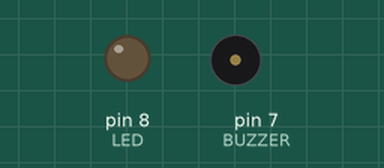
Recording of a program running on a simulated Raspberry Pi (header pin numbers). On the bench: output pins drawn as LEDs (lit = HIGH), buzzer (waves = sounding). The clock reads 2024-03-15 10:24:30 at power-on unless the program sets it. At 5.5 s the program stops and its outputs stay as they are.

Above: at 0.7 s.
At 4.2 s:
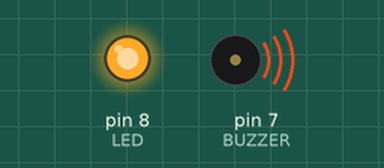
Timing chart, 0 to 7.0 s (numbered marks = the images above):
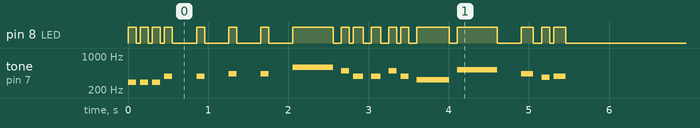

Measured:
- by itself, tone on pin 7 (BUZZER): plays 288 Hz for 0.10 s, 288 Hz for 0.10 s, 288 Hz for 0.10 s, 384 Hz for 0.10 s, 384 Hz for 0.10 s, 432 Hz for 0.10 s … (18 notes in this stretch)

The program:

Beep.py
```python
#!/usr/bin/python2.7
import RPi.GPIO as GPIO
import time

# GPIO CONSTANTS
BUZZER = 7
LED = 8

# GPIO PIN SETUP
GPIO.setmode(GPIO.BOARD)
GPIO.setup(BUZZER, GPIO.OUT) # BUZZER
GPIO.setup(LED, GPIO.OUT) # LED

# NOTE FREQUENCY CONSTANTS
RE = 288
MI = 324
FA_DIEZE = 369
SOL = 384
LA = 432
SI = 493

# HIGHER OCTAVE NOTE FREQUENCY CONSTANTS
DO_HIGH = 523
RE_HIGH = 587


def silent(s_time, pwm):
	GPIO.output(LED, False)
	pwm.stop()
	time.sleep(s_time)

def note_loop(iteration, note, time_silent, note_duration):
	tmp = 0

	while tmp < iteration:
		timeout = time.time() + note_duration
		pwm = GPIO.PWM(BUZZER, note)

		GPIO.output(LED, True)
		pwm.start(1)
		while True:
			if timeout < time.time():
				silent(time_silent, pwm)
				tmp += 1
				break

def first_phase():
	note_loop(3, RE, .05, .1)
	note_loop(2, SOL, .3, .1)
	note_loop(2, LA, .3, .1)
	note_loop(1, RE_HIGH, .1, .5)
	note_loop(1, SI, .05, .1)
	note_loop(2, SOL, .1, .12)
	note_loop(1, SI, .05, .1)
	note_loop(1, SOL, .1, .1)
	note_loop(1, MI, .1, .4)
	note_loop(1, DO_HIGH, .3, .5)
	note_loop(1, LA, .1, .15)
	note_loop(1, FA_DIEZE, .05, .1)
	note_loop(1, SOL, .05, .15)

def play():
	first_phase()
	GPIO.cleanup()

play()
```
